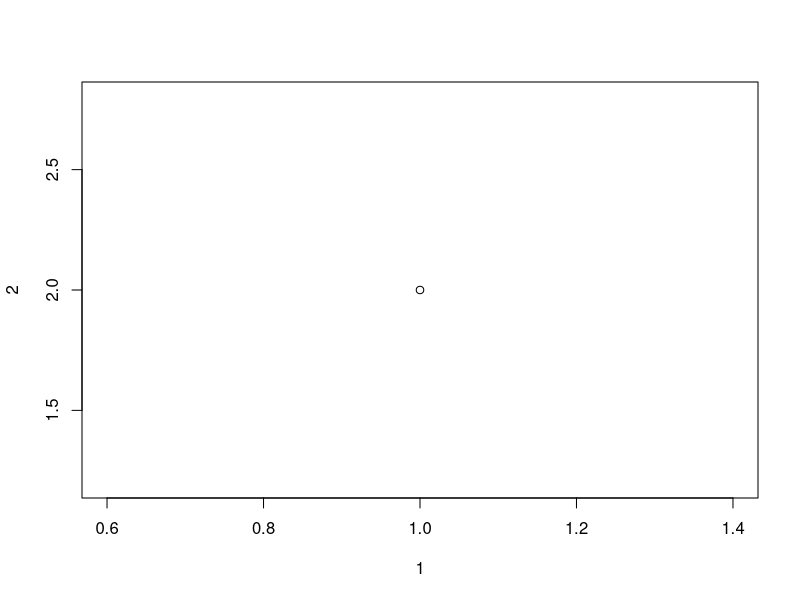
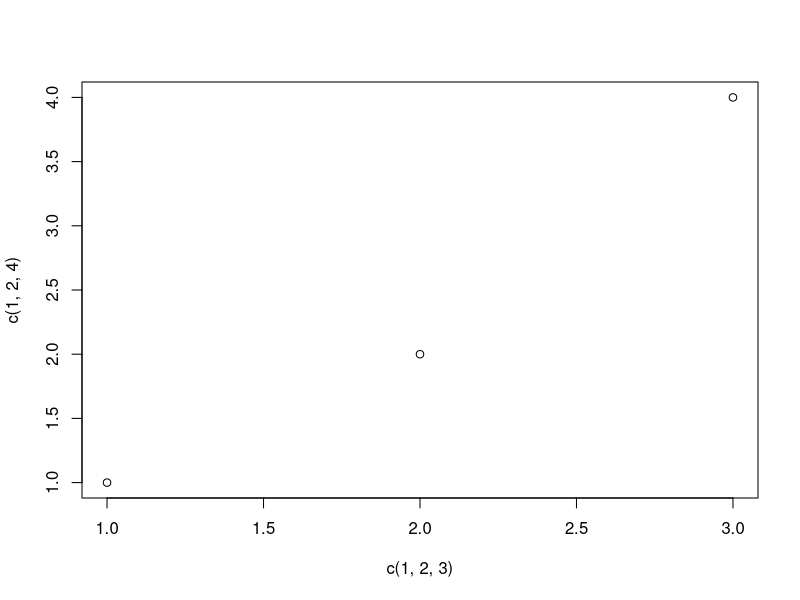
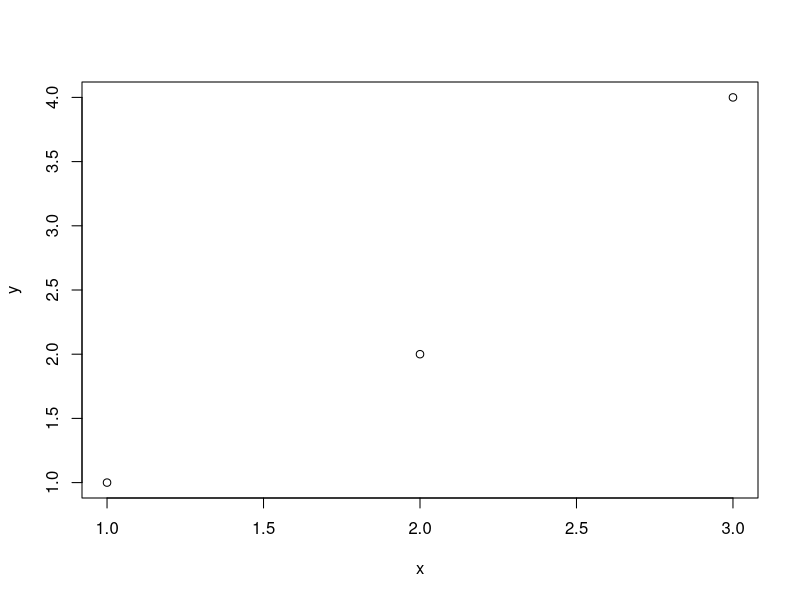
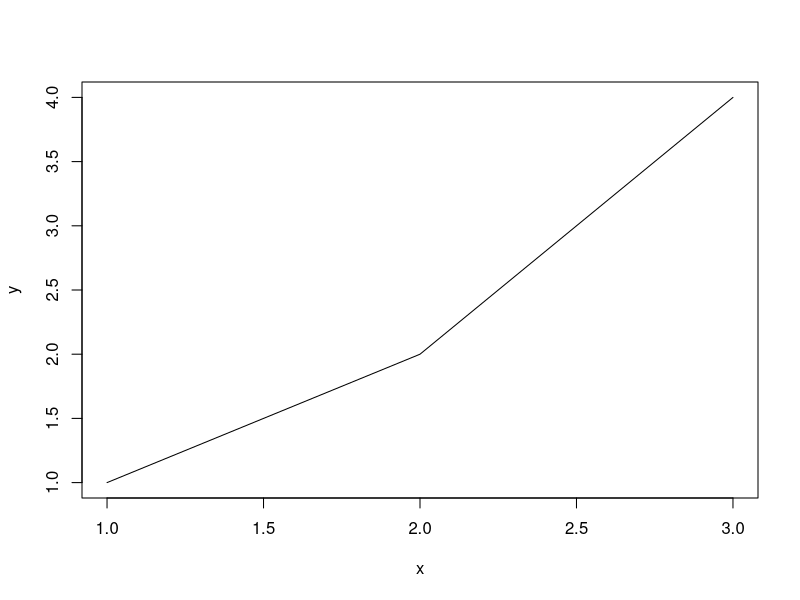
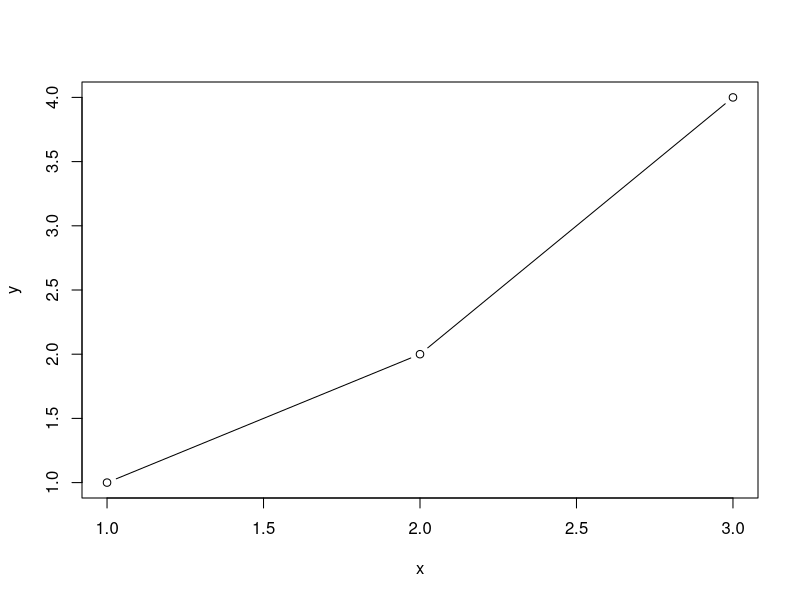
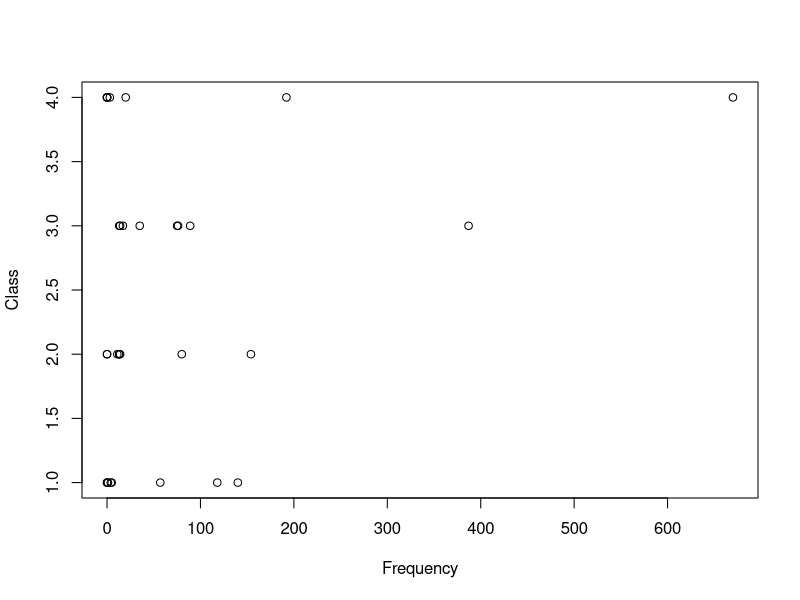
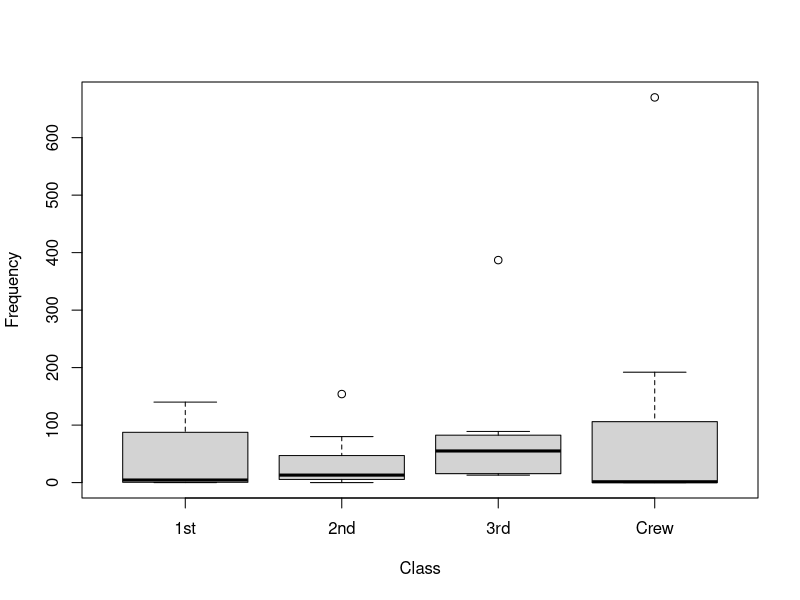
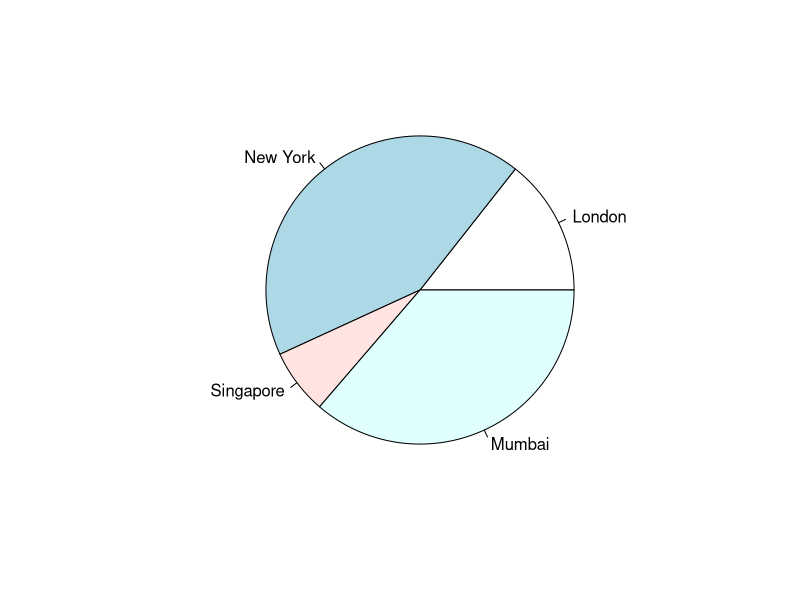

Here is the R script that generated these plots, in order: (Note: this script raises an error after producing the figures.)
## ---- chunk 1
knitr::opts_chunk$set(fig.width=6, fig.height=4) 
## ---- chunk 2
plot(1,2)
## ---- chunk 3
plot(c(1,2,3), c(1,2,4))
## ---- chunk 4
plot(c(1,2,3), c(1,2,4), xlab="x", ylab="y")
## ---- chunk 5
plot(c(1,2,3), c(1,2,4), xlab="x", ylab="y","l")
## ---- chunk 6
plot(c(1,2,3), c(1,2,4), xlab="x", ylab="y","b")
## ---- chunk 7
titanicDF <- data.frame(Titanic)
plot(titanicDF$Freq,titanicDF$Class, xlab = "Frequency", ylab = "Class")
## ---- chunk 8
plot(titanicDF$Class,titanicDF$Freq, xlab = "Class", ylab = "Frequency")
## ---- chunk 9
x <- c(21, 62, 10, 53)
labels <- c("London", "New York", "Singapore", "Mumbai")
## ---- chunk 10
pie(x,labels)
## ---- chunk 11
pie(x, labels, main = "City pie chart", col = rainbow(length(x)))
## ---- chunk 12
data(iris)
head(iris)
## ---- chunk 13
hist(iris$Petal.Length, col = "turquoise", main = "Histogram of Petal Lengths", xlab = "Petal Length")
## ---- chunk 14
?hist
## ---- chunk 15
head(diamonds)
## ---- chunk 16
cut_counts <- diamonds %>% count(cut) %>% as.data.frame()
barplot(
  cut_counts$n,         # Counts of the cuts
  names.arg = cut_counts$cut,    # Labels for the cuts
  col = "steelblue",             # Set the color of the bars
  main = "Barplot of Diamond Cuts", # Title of the plot
  xlab = "Cut Type",             # Label for the x-axis
  ylab = "Count of Diamonds"     # Label for the y-axis
)
## ---- chunk 17
library(ggplot2)
## ---- chunk 18
ggplot(diamonds) #this just defines the dataset that we are working with. It could be a dataframe.
## ---- chunk 19
ggplot(diamonds, aes(x=carat)) #this specifies the x-axis
## ---- chunk 20
ggplot(diamonds, aes(x=carat, y=price))
## ---- chunk 21
ggplot(diamonds, aes(x=carat, y=price, color=cut))
## ---- chunk 22
ggplot(diamonds, aes(x=carat, y=price, color=cut)) + geom_point()
## ---- chunk 23
gg <- ggplot(diamonds, aes(x=carat, y=price, color=cut)) + 
  geom_point() + 
  labs(title="Scatterplot", x="Carat", y="Price")
print(gg)
## ---- chunk 24
plot1 <- ggplot(mtcars, aes(x=cyl)) + geom_bar(width = 0.5) + labs(title="Frequency bar chart")
print(plot1)
## ---- chunk 25
df <- data.frame(var=c("a", "b", "c"), nums=c(1:3))
plot2 <- ggplot(df, aes(x=var, y=nums))+ geom_bar(stat = "identity", width = 0.5)
print(plot2)
## ---- chunk 26
str(Nile)
## ---- chunk 27
NileDF <- data.frame(c(1871:1970),as.numeric(Nile))
names(NileDF) <- c("Year", "Flow")
## ---- chunk 28
ggplot(data = NileDF, aes(x = Year, y = Flow)) +
  geom_line(linetype = "dashed")
## ---- chunk 29
ggplot(data = NileDF, aes(x = Year, y = Flow)) +
  geom_point()
## ---- chunk 30
ggplot(data = NileDF, aes(x = Year, y = Flow)) + geom_bar(stat = 'identity', color = "blue", fill = "turquoise")
## ---- chunk 31
ggplot(data =NileDF, aes(x=Flow)) + geom_histogram(bins = 10) 
## ---- chunk 32
cityDF <- data.frame(c("London", "New York", "Singapore", "Mumbai"),c(21, 62, 10, 53))
names(cityDF) <- c("City","Value")
## ---- chunk 33
ggplot((data = cityDF), aes(x = "", y = Value, fill = City)) +
  geom_col() +
  coord_polar(theta = "y")
## ---- chunk 34
ggplot((data = cityDF), aes(x = "", y = Value, fill = City)) +
  geom_col(color = "black") +
  coord_polar(theta = "y")
